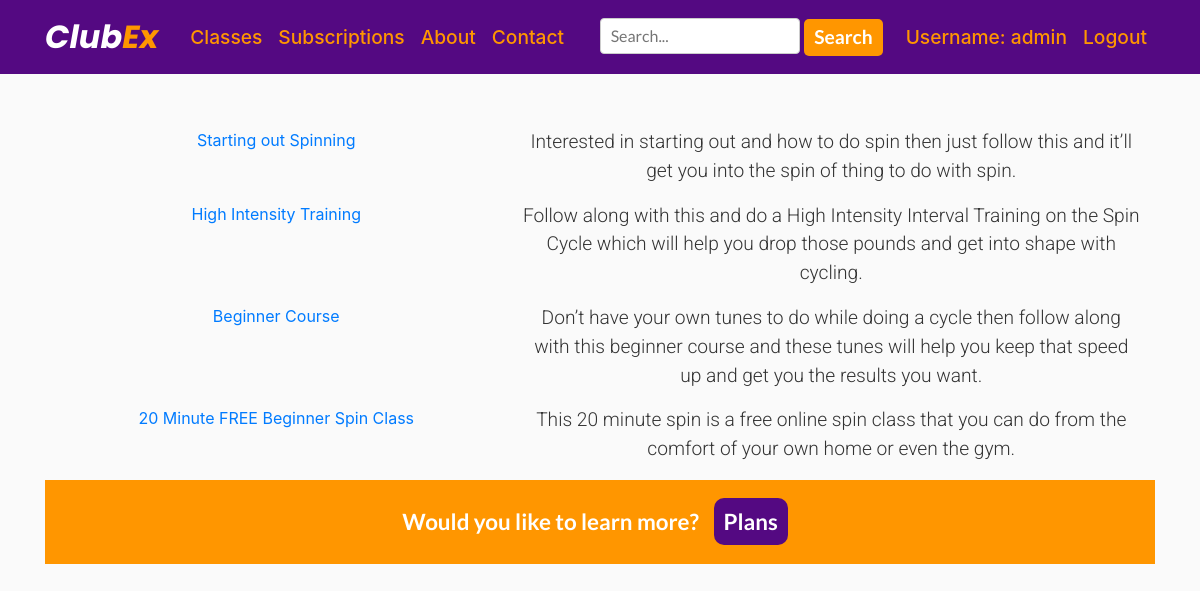
Page /classes/spinning/ (signed in) on the earlier database version.
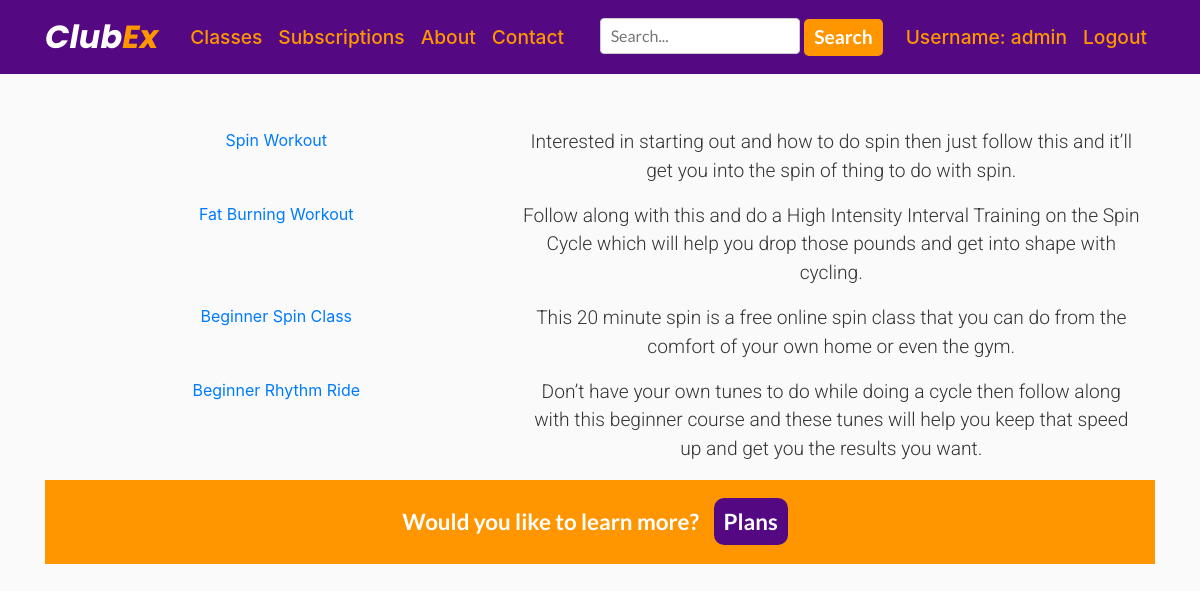
Same page on the later database version.
### ClubEx/models.py (models this page shows, shortened)
class Video(models.Model):
    category = models.CharField(max_length=200)
    video_name = models.CharField(max_length=200)
    video_thumbnail = models.ImageField(null=True, blank=True)
    video = EmbedVideoField()
    content = models.TextField()
    video_views = models.IntegerField(default=0, null=True, blank=True)
    class Meta:
        ordering = ('-video_name',)

### ClubEx/views.py (the view)
# urls.py: path('classes/spinning/', views.classes_spinning, name='classes_spinning'),
@login_required
def classes_spinning(request):
    obj = Video.objects.filter(category='Spinning')
    return render(request, 'clubex/spinning.html', {'obj': obj})

### ClubEx/templates/ClubEx/spinning.html
{% extends "ClubEx/base.html" %}
{% load static %}
{% block content %}
    <Link rel="stylesheet" href="{% static 'ClubEx/newstyle.css' %}" type="text/css" >
   {% for i in obj %}
<div class="container">
  <div class="row">
          <div class="col-5">
              <a href=" {% url 'video_details' i.id %}">{{ i.video_name }}</a>
          </div>
          <div class="col-7">
              <p>{{ i.content  }}</p>
          </div>
  </div>
</div>
 {% endfor %}
  <div class="cta">
    <div class="container">
      <p class="ctatext">Would you like to learn more?</p>
      <p><a href="{% url 'plans' %}">Plans</a></p>
    </div>
  </div>
{% endblock content %}

Differences in the rows shown:
changed Video: video_name "Starting out Spinning" → "Spin Workout"
changed Video: video_name "High Intensity Training" → "Fat Burning Workout"
changed Video: video_name "20 Minute FREE Beginner Spin Class" → "Beginner Spin Class"; moves up the list
changed Video: video_name "Beginner Course" → "Beginner Rhythm Ride"
